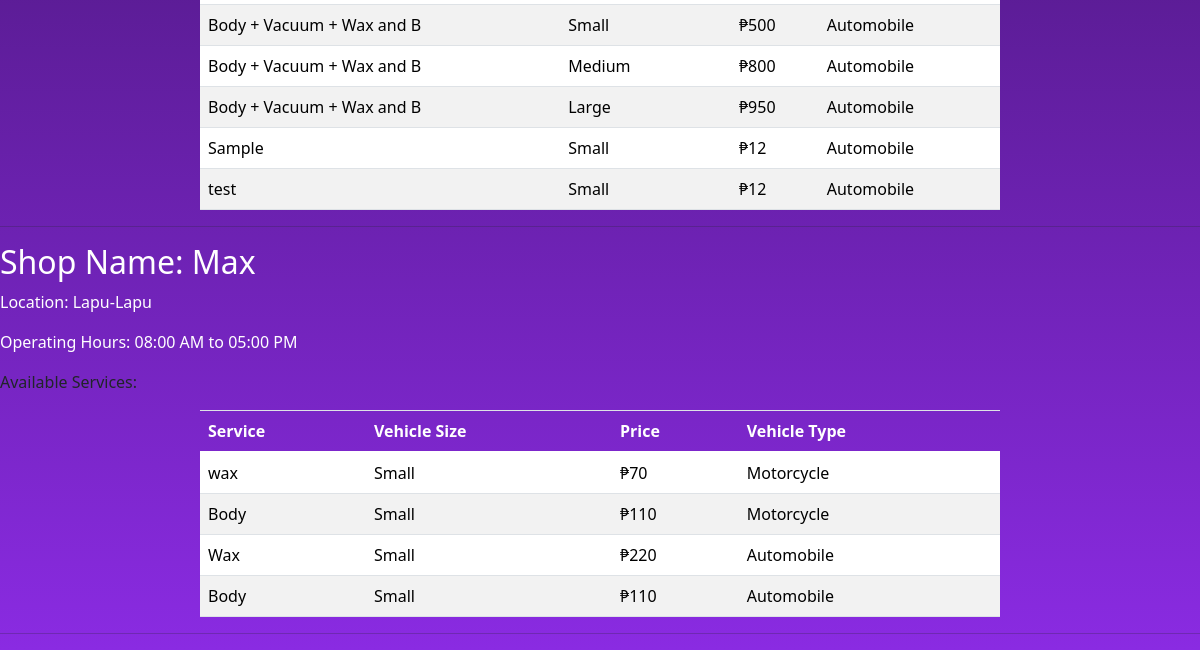
/vehicleOwner/booking.php (signed in, lower part), run on an earlier commit of the app's database.
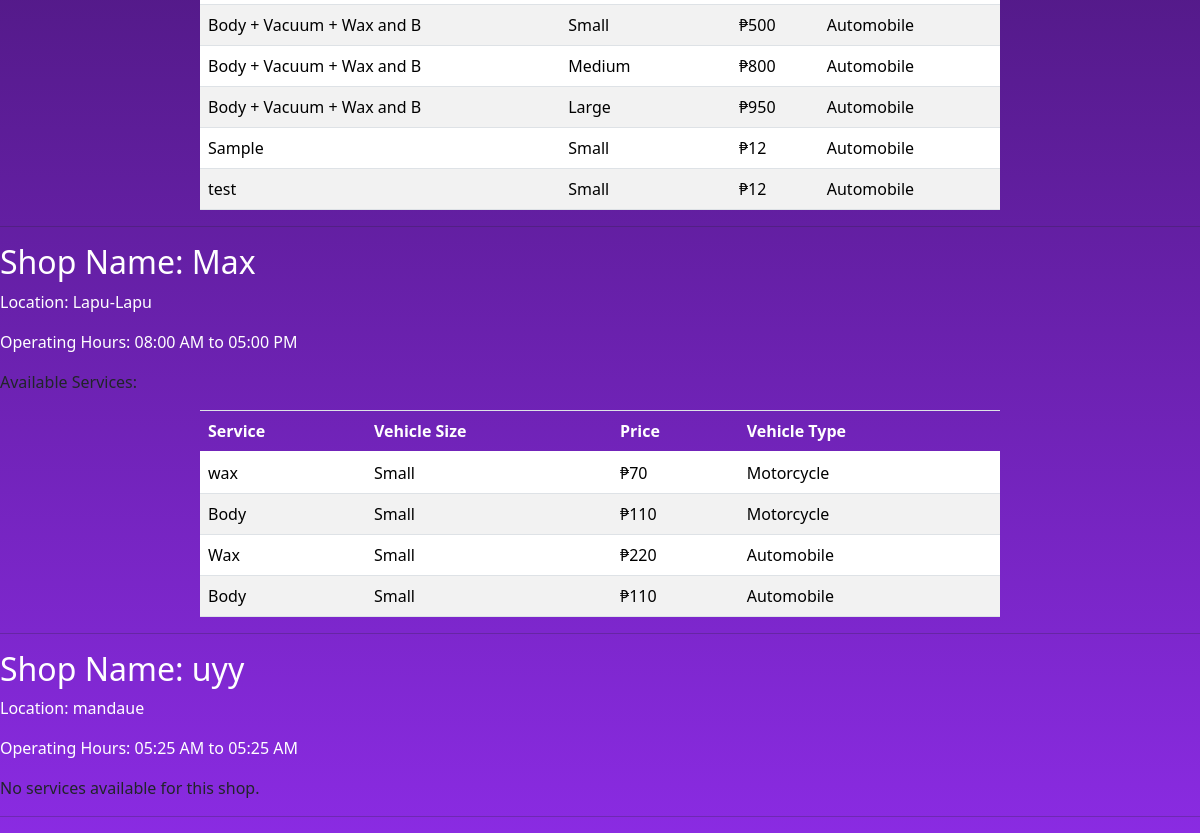
And on a later commit of the database.
### tables this page shows
CREATE TABLE `services` (
  `service_id` int(4) NOT NULL,
  `shop_info_id` int(3) NOT NULL,
  `serviceName` varchar(25) NOT NULL,
  `service_price` int(5) NOT NULL,
  `vehicle_size` varchar(10) NOT NULL,
  `vehicle_type` varchar(20) NOT NULL
);

CREATE TABLE `shop_info` (
  `shop_info_id` int(4) NOT NULL,
  `shop_owner_id` int(4) NOT NULL,
  `shop_name` varchar(25) NOT NULL,
  `location` varchar(50) NOT NULL,
  `operating_from` time NOT NULL,
  `operating_to` time NOT NULL
);

### vehicleOwner/booking.php (the view, shortened to what this page needs)
<?php
include("../connection.php");
$sql = "SELECT * FROM shop_info";
$result = $database->query($sql);
?>
<!DOCTYPE html>
<html lang="en">
<head>
    <link href="https://stackpath.bootstrapcdn.com/bootstrap/4.5.2/css/bootstrap.min.css" rel="stylesheet">
     <link href="https://stackpath.bootstrapcdn.com/bootstrap/4.4.1/css/bootstrap.min.css" rel="stylesheet">
        <link href="https://cdnjs.cloudflare.com/ajax/libs/font-awesome/5.10.0/css/all.min.css" rel="stylesheet">
        <link href="lib/flaticon/font/flaticon.css" rel="stylesheet">
        <link href="lib/animate/animate.min.css" rel="stylesheet">
        <link href="lib/owlcarousel/assets/owl.carousel.min.css" rel="stylesheet">
        <link href="../css/style.css" rel="stylesheet">
        <link href="https://cdn.jsdelivr.net/npm/bootstrap@5.0.0-beta2/dist/css/bootstrap.min.css" rel="stylesheet" />
</head>
<body>
    <?php
    $sql = "SELECT * FROM shop_info";
$result = $database->query($sql);
$shops = ($result->num_rows > 0)? mysqli_fetch_all($result, MYSQLI_ASSOC) : [];
if (count($shops)) {
    foreach ($shops as $shopKey => $value) {
        echo "<div>";
        echo "<div class='section-title'><h2>Shop Name: " . $value["shop_name"]. "</h2></div>";
        echo "<div class='paragraph-color'><p>Location: " . $value["location"] . "</p>";
        echo "<p>Operating Hours: " . date('h:i A', strtotime($value["operating_from"])) . " to " . date('h:i A', strtotime($value["operating_to"])) . "</p></div>";
        $serviceSql = "SELECT * FROM services WHERE shop_info_id = {$value['shop_info_id']}";
        $serviceResult = $database->query($serviceSql);
        if ($serviceResult->num_rows > 0) {
            echo "<p>Available Services:</p>";
            echo "<table class='table'>";
            echo "<thead><tr><th>Service</th><th>Vehicle Size</th><th>Price</th><th>Vehicle Type</th></tr></thead>";
            echo "<tbody>";
            while ($service = $serviceResult->fetch_assoc()) {
                echo "<tr>";
                echo "<td>{$service['serviceName']}</td>";
                echo "<td>{$service['vehicle_size']}</td>";
                echo "<td>&#x20B1;{$service['service_price']}</td>";
                echo "<td>{$service['vehicle_type']}</td>";
                echo "</tr>";
            }
            echo "</tbody></table>";
        } else {
            echo "<p>No services available for this shop.</p>";
        }
        echo "</div>";
        echo "<hr>";
    }
} else {
    echo "No shops found";
}
?>
</body>
</html>

### css/style.css (style rules this page uses)
body { color: #444444; font-weight: 400; background: #ffffff; font-family: 'Barlow', sans-serif; }
h1, h2, h3, h4, h5, h6 { color: #202C45; }

### vehicleOwner/booking.php (style rules this page uses)
html, body { height: 100%; margin: 0; padding: 0; overflow-x: hidden; }
body { background: linear-gradient(to bottom, #000000, #8A2BE2); }
.section-title h2 { color: white; }
.paragraph-color p { color: white; }
th { background-color: #343a40; color: #fff; }
tbody tr { background-color: #fff; color: #000000; }
tbody tr:nth-child(even) { background-color: #f2f2f2; color: #000000; }
.table { max-width: 800px; margin: 0 auto; }

What changed in the data, as far as the page shows it:
added shop_info: shop_name "uyy", location "mandaue", operating_from "05:25 AM", operating_to "05:25 AM", shows "No services available for this shop."
